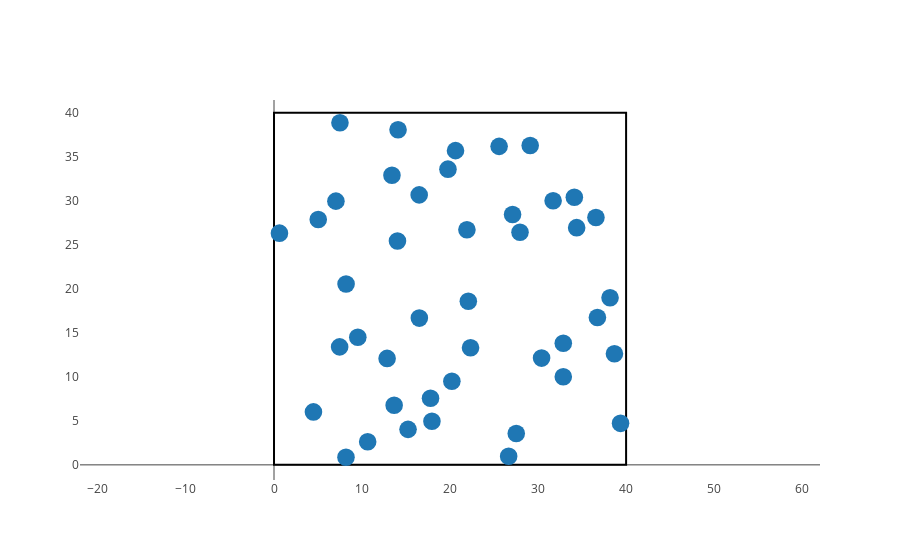

Notebook cell for this chart:
### Markdown cell above
We first try to implement a direct sampling strategy. We expect that reaching large density will be practically impossible, since the probability of obtaining two overlapping disk in the extracted configuration will be very high (the acceptance will tend to zero).

### Code cell
rejected_counter = [0]
num_disks = 43
syst_size = 40
c = configuration_direct_sampling(num_disks, syst_size)

plot_config(c[:,0], c[:,1], syst_size)
print("For a density of disks of {0:4f} we get an acceptance ratio of 1/{1}". \
      format(density(num_disks, syst_size), rejected_counter[0] + 1))

### Figure 1 — Plotly figure (JSON) as saved in the notebook; plotly's stock layout.template omitted (floating-point values rounded to 4 significant figures)
{"data": [{"mode": "markers", "type": "scatter", "x": [17.94, 14.02, 36.57, 29.1, 22.07, 7.492, 31.71, 27.52, 17.78, 39.37, 20.21, 7.032, 8.177, 13.65, 32.86, 19.76, 16.49, 13.4, 0.6179, 36.74, 34.12, 14.09, 4.48, 38.18, 12.85, 26.66, 5.024, 32.87, 15.23, 21.92, 27.1, 38.68, 16.51, 27.95, 34.38, 8.187, 25.57, 20.62, 9.52, 22.33, 30.4, 7.456, 10.64], "y": [4.96, 25.43, 28.09, 36.28, 18.58, 38.87, 30.0, 3.569, 7.569, 4.716, 9.491, 29.96, 0.8642, 6.771, 10.02, 33.59, 30.67, 32.9, 26.32, 16.74, 30.4, 38.07, 6.016, 18.98, 12.09, 0.9711, 27.88, 13.81, 4.034, 26.71, 28.45, 12.62, 16.67, 26.43, 26.95, 20.55, 36.18, 35.7, 14.5, 13.3, 12.13, 13.4, 2.627]}], "layout": {"hovermode": "closest", "shapes": [{"type": "square", "x0": 0, "x1": 40, "xref": "x", "y0": 0, "y1": 40, "yref": "y"}, {"fillcolor": "#1F77B4", "line": {"width": 0}, "type": "circle", "x0": 16.94, "x1": 18.94, "xref": "x", "y0": 3.96, "y1": 5.96, "yref": "y"}, {"fillcolor": "#1F77B4", "line": {"width": 0}, "type": "circle", "x0": 13.02, "x1": 15.02, "xref": "x", "y0": 24.43, "y1": 26.43, "yref": "y"}, {"fillcolor": "#1F77B4", "line": {"width": 0}, "type": "circle", "x0": 35.57, "x1": 37.57, "xref": "x", "y0": 27.09, "y1": 29.09, "yref": "y"}, {"fillcolor": "#1F77B4", "line": {"width": 0}, "type": "circle", "x0": 28.1, "x1": 30.1, "xref": "x", "y0": 35.28, "y1": 37.28, "yref": "y"}, {"fillcolor": "#1F77B4", "line": {"width": 0}, "type": "circle", "x0": 21.07, "x1": 23.07, "xref": "x", "y0": 17.58, "y1": 19.58, "yref": "y"}, {"fillcolor": "#1F77B4", "line": {"width": 0}, "type": "circle", "x0": 6.492, "x1": 8.492, "xref": "x", "y0": 37.87, "y1": 39.87, "yref": "y"}, {"fillcolor": "#1F77B4", "line": {"width": 0}, "type": "circle", "x0": 30.71, "x1": 32.71, "xref": "x", "y0": 29.0, "y1": 31.0, "yref": "y"}, {"fillcolor": "#1F77B4", "line": {"width": 0}, "type": "circle", "x0": 26.52, "x1": 28.52, "xref": "x", "y0": 2.569, "y1": 4.569, "yref": "y"}, {"fillcolor": "#1F77B4", "line": {"width": 0}, "type": "circle", "x0": 16.78, "x1": 18.78, "xref": "x", "y0": 6.569, "y1": 8.569, "yref": "y"}, {"fillcolor": "#1F77B4", "line": {"width": 0}, "type": "circle", "x0": 38.37, "x1": 40.37, "xref": "x", "y0": 3.716, "y1": 5.716, "yref": "y"}, {"fillcolor": "#1F77B4", "line": {"width": 0}, "type": "circle", "x0": 19.21, "x1": 21.21, "xref": "x", "y0": 8.491, "y1": 10.49, "yref": "y"}, {"fillcolor": "#1F77B4", "line": {"width": 0}, "type": "circle", "x0": 6.032, "x1": 8.032, "xref": "x", "y0": 28.96, "y1": 30.96, "yref": "y"}, {"fillcolor": "#1F77B4", "line": {"width": 0}, "type": "circle", "x0": 7.177, "x1": 9.177, "xref": "x", "y0": -0.1358, "y1": 1.864, "yref": "y"}, {"fillcolor": "#1F77B4", "line": {"width": 0}, "type": "circle", "x0": 12.65, "x1": 14.65, "xref": "x", "y0": 5.771, "y1": 7.771, "yref": "y"}, {"fillcolor": "#1F77B4", "line": {"width": 0}, "type": "circle", "x0": 31.86, "x1": 33.86, "xref": "x", "y0": 9.016, "y1": 11.02, "yref": "y"}, {"fillcolor": "#1F77B4", "line": {"width": 0}, "type": "circle", "x0": 18.76, "x1": 20.76, "xref": "x", "y0": 32.59, "y1": 34.59, "yref": "y"}, {"fillcolor": "#1F77B4", "line": {"width": 0}, "type": "circle", "x0": 15.49, "x1": 17.49, "xref": "x", "y0": 29.67, "y1": 31.67, "yref": "y"}, {"fillcolor": "#1F77B4", "line": {"width": 0}, "type": "circle", "x0": 12.4, "x1": 14.4, "xref": "x", "y0": 31.9, "y1": 33.9, "yref": "y"}, {"fillcolor": "#1F77B4", "line": {"width": 0}, "type": "circle", "x0": -0.3821, "x1": 1.618, "xref": "x", "y0": 25.32, "y1": 27.32, "yref": "y"}, {"fillcolor": "#1F77B4", "line": {"width": 0}, "type": "circle", "x0": 35.74, "x1": 37.74, "xref": "x", "y0": 15.74, "y1": 17.74, "yref": "y"}, {"fillcolor": "#1F77B4", "line": {"width": 0}, "type": "circle", "x0": 33.12, "x1": 35.12, "xref": "x", "y0": 29.4, "y1": 31.4, "yref": "y"}, {"fillcolor": "#1F77B4", "line": {"width": 0}, "type": "circle", "x0": 13.09, "x1": 15.09, "xref": "x", "y0": 37.07, "y1": 39.07, "yref": "y"}, {"fillcolor": "#1F77B4", "line": {"width": 0}, "type": "circle", "x0": 3.48, "x1": 5.48, "xref": "x", "y0": 5.016, "y1": 7.016, "yref": "y"}, {"fillcolor": "#1F77B4", "line": {"width": 0}, "type": "circle", "x0": 37.18, "x1": 39.18, "xref": "x", "y0": 17.98, "y1": 19.98, "yref": "y"}, {"fillcolor": "#1F77B4", "line": {"width": 0}, "type": "circle", "x0": 11.85, "x1": 13.85, "xref": "x", "y0": 11.09, "y1": 13.09, "yref": "y"}, {"fillcolor": "#1F77B4", "line": {"width": 0}, "type": "circle", "x0": 25.66, "x1": 27.66, "xref": "x", "y0": -0.02889, "y1": 1.971, "yref": "y"}, {"fillcolor": "#1F77B4", "line": {"width": 0}, "type": "circle", "x0": 4.024, "x1": 6.024, "xref": "x", "y0": 26.88, "y1": 28.88, "yref": "y"}, {"fillcolor": "#1F77B4", "line": {"width": 0}, "type": "circle", "x0": 31.87, "x1": 33.87, "xref": "x", "y0": 12.81, "y1": 14.81, "yref": "y"}, {"fillcolor": "#1F77B4", "line": {"width": 0}, "type": "circle", "x0": 14.23, "x1": 16.23, "xref": "x", "y0": 3.034, "y1": 5.034, "yref": "y"}, {"fillcolor": "#1F77B4", "line": {"width": 0}, "type": "circle", "x0": 20.92, "x1": 22.92, "xref": "x", "y0": 25.71, "y1": 27.71, "yref": "y"}, {"fillcolor": "#1F77B4", "line": {"width": 0}, "type": "circle", "x0": 26.1, "x1": 28.1, "xref": "x", "y0": 27.45, "y1": 29.45, "yref": "y"}, {"fillcolor": "#1F77B4", "line": {"width": 0}, "type": "circle", "x0": 37.68, "x1": 39.68, "xref": "x", "y0": 11.62, "y1": 13.62, "yref": "y"}, {"fillcolor": "#1F77B4", "line": {"width": 0}, "type": "circle", "x0": 15.51, "x1": 17.51, "xref": "x", "y0": 15.67, "y1": 17.67, "yref": "y"}, {"fillcolor": "#1F77B4", "line": {"width": 0}, "type": "circle", "x0": 26.95, "x1": 28.95, "xref": "x", "y0": 25.43, "y1": 27.43, "yref": "y"}, {"fillcolor": "#1F77B4", "line": {"width": 0}, "type": "circle", "x0": 33.38, "x1": 35.38, "xref": "x", "y0": 25.95, "y1": 27.95, "yref": "y"}, {"fillcolor": "#1F77B4", "line": {"width": 0}, "type": "circle", "x0": 7.187, "x1": 9.187, "xref": "x", "y0": 19.55, "y1": 21.55, "yref": "y"}, {"fillcolor": "#1F77B4", "line": {"width": 0}, "type": "circle", "x0": 24.57, "x1": 26.57, "xref": "x", "y0": 35.18, "y1": 37.18, "yref": "y"}, {"fillcolor": "#1F77B4", "line": {"width": 0}, "type": "circle", "x0": 19.62, "x1": 21.62, "xref": "x", "y0": 34.7, "y1": 36.7, "yref": "y"}, {"fillcolor": "#1F77B4", "line": {"width": 0}, "type": "circle", "x0": 8.52, "x1": 10.52, "xref": "x", "y0": 13.5, "y1": 15.5, "yref": "y"}, {"fillcolor": "#1F77B4", "line": {"width": 0}, "type": "circle", "x0": 21.33, "x1": 23.33, "xref": "x", "y0": 12.3, "y1": 14.3, "yref": "y"}, {"fillcolor": "#1F77B4", "line": {"width": 0}, "type": "circle", "x0": 29.4, "x1": 31.4, "xref": "x", "y0": 11.13, "y1": 13.13, "yref": "y"}, {"fillcolor": "#1F77B4", "line": {"width": 0}, "type": "circle", "x0": 6.456, "x1": 8.456, "xref": "x", "y0": 12.4, "y1": 14.4, "yref": "y"}, {"fillcolor": "#1F77B4", "line": {"width": 0}, "type": "circle", "x0": 9.641, "x1": 11.64, "xref": "x", "y0": 1.627, "y1": 3.627, "yref": "y"}], "xaxis": {"showgrid": false}, "yaxis": {"scaleanchor": "x", "showgrid": false}}}
